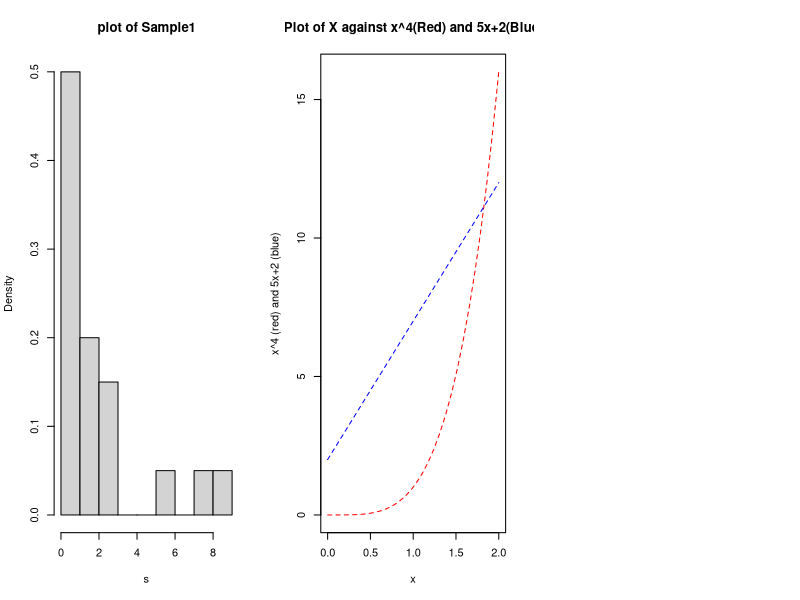

Recreate this plot in R. (Note: this script raises an error after producing the figure.)
#a
s=scan("sample1.txt")
par(mfrow=c(1,3))
hist(s,probability = T,main = "plot of Sample1")

#b
y = function(x){
  x^4
}
extra = function(x){
  5*x+2
}
x=seq(0,2,length = 30)
plot(x,y(x), xlab=
       "x",ylab="x^4 (red) and 5x+2 (blue)", main="Plot of X against x^4(Red) and 5x+2(Blue)",type="l",
     col="red", lty=2)
points(x,extra(x),col = "blue",type="l",lty=2)
#c

is.numeric(school)#: #Checks if the object school has nummeric elements
table(school)#: Creates a table from the elements in the school object
barplot(table(school), col=c("blue","green", "black","yellow"))

#d
proportions = c(0.37, 0.17, 0.28, 0.07, 0.06, 0.05)
flavours = c("Pear","Cheesecake", "Chocolate", "Almond", "Raspberry","Other")
pie(proportions, labels = flavours, main="Pie Chart of Pie flavours")
